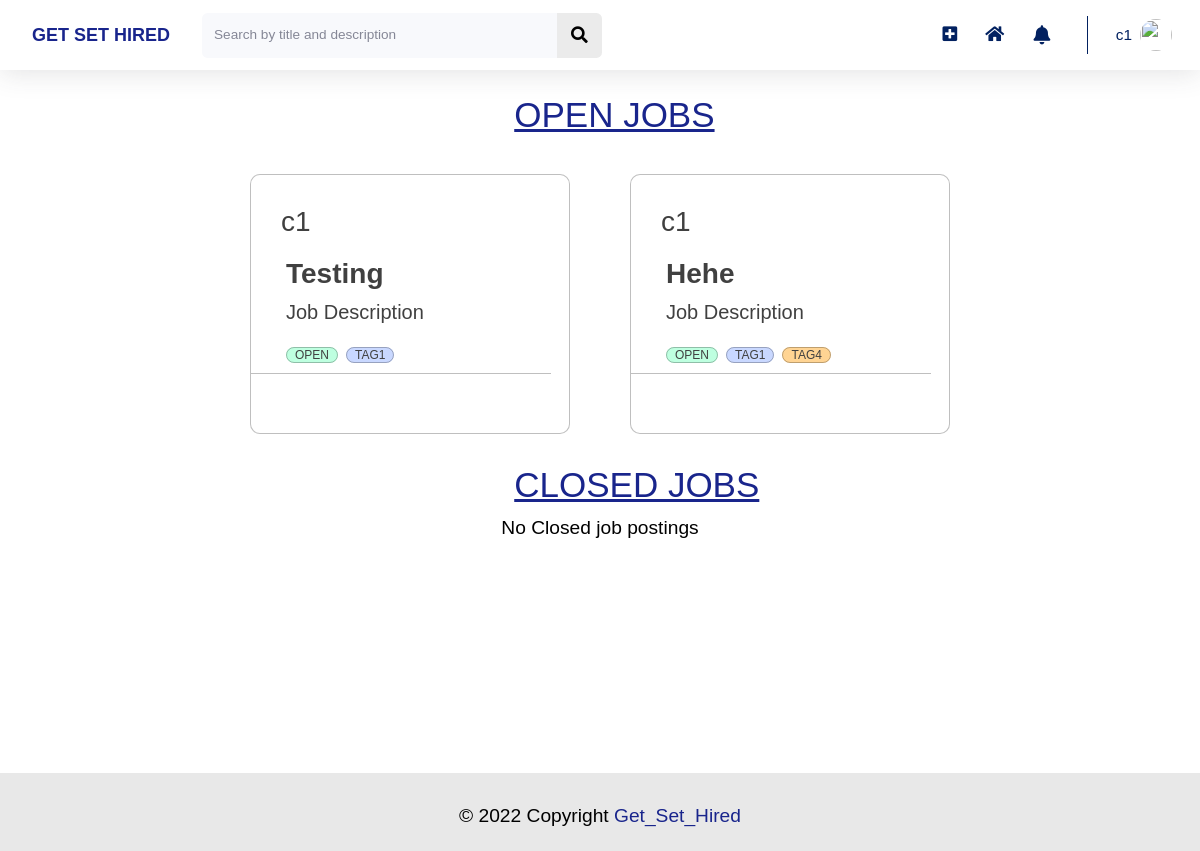
The page / (signed in) on the database its author committed.
### home/models.py (models this page shows, shortened)
class JobPosting(models.Model):
    title = models.CharField(max_length = 40)
    position = models.CharField(max_length = 40)
    job_description = models.FileField(upload_to = 'job_description/', validators=[FileExtensionValidator(allowed_extensions=["pdf"])])
    company = models.ForeignKey(User, on_delete = models.CASCADE, related_name = 'jobposting_company')
    users_accepted = models.ManyToManyField(User, related_name = 'users_accepted', blank=True)
    no_of_seats = models.IntegerField()
    stipend = models.IntegerField()
    location = models.CharField(max_length = 40)
    domain_tags = models.ManyToManyField(Tag, related_name = 'jobposting_domain_tags')
    requirement_tags = models.ManyToManyField(Tag, related_name = 'jobposting_requirement_tags')
    status = models.CharField(max_length = 10, choices = (("open", "open"), ("closed", "closed")), default = 'open')
    experience_required = models.IntegerField(default = 0)
    willing_to_hire = models.ManyToManyField(User, related_name = 'users_willing_to_hire', blank = True)

class Tag(models.Model):
    title = models.CharField(max_length=20)
    def __str__(self):
        return f"{self.title}"

### home/decorators.py (the view)
    def wrap(request, *args, **kwargs):
        if profileCompleted(request):
            return function(request, *args, **kwargs)
        if(request.user.userprofile.isUser):
            return redirect("/profileEdit/" + str(request.user.userprofile.id))
        return redirect("/profileEdit/" + str(request.user.companyprofile.id))

### controllers.py (called while the page is built)
def indexController(req):
    context = {"status": True}
    from home.models import Notification
    if req.user.userprofile.isUser:
        context["image"] = req.user.userprofile.image
    else:
        from home.models import JobPosting
        jobPostings_closed = JobPosting.objects.all().filter(status = 'closed')
        jobPostings_open = JobPosting.objects.all().filter(status = 'open')
        context["jobPostings_open"] = jobPostings_open
        context["jobPostings_closed"] = jobPostings_closed
    context["notifications"] = Notification.objects.filter(reciever = req.user).order_by('-time')
    return context

### home/views.py (called while the page is built)
@login_required
@user_profile_completed
def index(req):
    context = indexController(req)
    return render(req, 'home/index.html', context)

### utils.py (called while the page is built)
def check(req, field, fieldName):
    from django.contrib import messages
    if field != "" and field != None:
        return True
    print(field)
    messages.error(req, "Please complete " + fieldName)
    return False

### templates/home/index.html (shortened to what this page needs)
{% extends 'partials/base.html' %}
{% load static %}
{% block customCSS %}
<link rel="stylesheet" type="text/css" href="{% static 'home/mainpp.css' %}">
{% endblock customCSS %}
{% block cdnCSS %}
<link rel="stylesheet" type="text/css" href="{% static 'home/style.css' %}">
<link rel="stylesheet" type="text/css" href="{% static 'home/cards.css' %}">
<link rel="stylesheet" type="text/css" href="{% static 'home/footer.css' %}">
<link rel="stylesheet" href="https://pro.fontawesome.com/releases/v5.10.0/css/all.css" />
{% endblock cdnCSS %}
{% block content %}
{% if user.companyprofile.isCompany %}
<div class="project_cards">
    <h1 style="color:#19258c; font-size: 35px; margin-left:42%;"><u>OPEN JOBS</u></h1>
    <div class="" style="display: flex; flex-wrap: wrap;justify-content:center;" id="all-projects">
        {% for jobposting in jobPostings_open %}
        <div id="projectNumber{{ jobposting.id }}">
            <div class="blog-container">
                <div class="blog-header" style="display: flex; flex-wrap: wrap;">
                    <span style="flex: 1 0 45%; ">
                        <h3 style="margin-top: 10px; color:#858796;"><a href="{% url 'profile' jobposting.company.id %}">{{jobposting.company}}</a></h3>
                    </span>
                </div>
                <div class="blog-body">
                    <div class="blog-title demo-a">
                        <h1><a href="/jobPosting/{{jobposting.id}}">{{ jobposting.title }}</a></h1>
                    </div>
                    <div class="blog-summary demo-2">
                        <a href='/media/{{jobposting.job_description}}'>Job Description</a>
                    </div>
                    <div class="blog-tags">
                        <br class="main-br">
                        <ul>
                            <li><a href="/home/?Status={{jobposting.Status}}">{{jobposting.status}}</a></li>
                            {% for tag in jobposting.domain_tags.all %}
                            {% if forloop.counter <= 2 %}
                            <li>
                                <a href="/home/?Tags={{tag.id}}">{{ tag }}</a>
                            </li>
                            {% endif %}
                            {% endfor %}
                        </ul>
                    </div>
                </div>
                <hr class="main-page-hr">
            </div>
        </div>
        {% endfor %}
    </div>
    <h1 style="color:#19258c; font-size: 35px; margin-left:42%;"><u>CLOSED JOBS</u></h1>
    <div class="" style="display: flex; flex-wrap: wrap;justify-content:center;" id="all-projects">
        {% if jobPostings_closed.count == 0 %}
        <div>No Closed job postings</div>
        {% endif %}
    </div>
    {% endif %}
    {% endblock content %}

### templates/partials/base.html (shortened to what this page needs)
{% load static %}
<!DOCTYPE html>
<html lang="en">
    <head>
        {% block cdnCSS %}{% endblock cdnCSS %}
        {% block customCSS %}
        {% endblock customCSS %}
    </head>
    <body id="page-top">
        {% block mainBlock %}
        <div id="wrapper">
            <div id="content-wrapper" class="d-flex flex-column">
                <div id="content" style="background: white;">
                    {% block navbar %}
                    <nav class="navbar navbar-expand navbar-light bg-white topbar mb-4 static-top shadow">
                        <div class="sidebar-brand-text mx-3" style="color: #022160; font-size: large; font-weight: bold"> <a href="/home">GET SET HIRED</a></div>
                        <form method="POST" action="{{request.get_full_path}}" class="d-none d-sm-inline-block form-inline mr-auto ml-md-3 my-2 my-md-0 mw-100 navbar-search">
                            <div class="input-group">
                                <input type="text" class="form-control bg-light border-0 small" placeholder="Search by title and description" aria-label="Search" aria-describedby="basic-addon2" name="search">
                                <div class="input-group-append">
                                    <button class="btn btn-primary" type="submit">
                                        <i class="fas fa-search fa-sm"></i>
                                    </button>
                                </div>
                            </div>
                        </form>
                        <ul class="navbar-nav ml-auto">
                            {% if user.companyprofile.isCompany %}
                            <div class="notif-tooltip">
                                <a class="nav-link" href="createJobPosting/">
                                    <i class="fas fa-plus-square fa-sm fa-fw mr-2 text-gray-400" style="margin-top: 18px;"></i>
                                </a>
                            </div>
                            {% endif %}
                            <div class="notif-tooltip">
                                <a class="nav-link" href="{% url 'index' %}" role="button" style="margin-top: 11px;">
                                    <i class="fas fa-home fa-fw fa-sm mr-2 text-gray-400"></i>
                                </a>
                            </div>
                            {% if user.companyprofile.isCompany %}
                            <li class="nav-item dropdown no-arrow mx-1">
                                <a class="nav-link dropdown-toggle notif-tooltip" id="alertsDropdown" role="button" data-toggle="dropdown" aria-haspopup="true" aria-expanded="false" style="padding: 8px; width: 41.5px;">
                                    <i class="fas fa-bell fa-fw" style="margin-right: 8px;"></i>
                                </a>
                            </li>
                            {% endif %}
                            <li class="nav-item dropdown no-arrow">
                                <a class="nav-link dropdown-toggle" id="userDropdown" role="button" data-toggle="dropdown" aria-haspopup="true" aria-expanded="false">
                                    <span class="mr-2 d-none d-lg-inline text-gray-600 small">{{user.username}}</span>
                                    {% if user.userprofile.isUser %}
                                    <img class="img-profile rounded-circle" src="/media/{{user.userprofile.image}}">
                                    {% else %}
                                    <img class="img-profile rounded-circle" src="https://images.unsplash.com/photo-1560179707-f14e90ef3623?ixlib=rb-4.0.3&ixid=MnwxMjA3fDB8MHxzZWFyY2h8Nnx8Y29tcGFueXxlbnwwfHwwfHw%3D&w=1000&q=80">
                                    {% endif %}
                                </a>
                            </li>
                        </ul>
                    </nav>
                    {% endblock navbar %}
                    <div class="container-fluid">
                        {% block content %}{% endblock content %}
                    </div>
                </div>
            </div>
            <br><br><br><br><br><br><br><br>
        </div>
        <br>
        {% endblock mainBlock %}
        {% block footer %}
        <div id="CopyrightAndTeam">
            <div class="vertical-center">
                <div class="copyright horizontal-center">
                    &copy;  Copyright <a href="https://wiki.iitmandi.co.in/p/UG_Academic_Council" target="_blank">Get_Set_Hired</a>
                </div>
            </div>
        </div>
        {% endblock footer %}
    </body>
    {% block cdnJS %}
    <link href="https://cdnjs.cloudflare.com/ajax/libs/select2/4.0.3/css/select2.min.css" rel="stylesheet" />
    {% endblock cdnJS %}
</html>

### static/home/cards.css (style rules this page uses)
.blog-container { flex: 1 0 45%; margin: 30px; width: 600px; height: 289px; max-width: 600px;" }
#content > nav > ul > div:nth-child(3) > a >i { margin-top: 7px !important; }
.blog-container { background: #fff; border: 1px solid rgba(0, 0, 0, 0.25); box-sizing: border-box; border-radius: 10px; font-family: 'Public Sans', sans-serif; font-style: normal; font-weight: 500; font-size: 20px; line-height: 23px; color: #404040; font-weight: 100; padding-top: 15px; }
.blog-header { height: 40px; }
.blog-title h1 a { font-size: 28px; }
.blog-body { margin-left: 30px; }
.main-page-hr { width: 300px; border-top: 1px solid rgba(0, 0, 0, 0.25); margin-left: 0px; margin-bottom: 0px; }
@media only screen and (min-width: 930px) { .blog-container { flex: 1 0 45%; margin: 30px; width: 320px; height: 260px; } }
@media only screen and (min-width: 930px) { .blog-header { margin-top: 0px; height:30px; } }
@media only screen and (min-width: 930px) { .blog-body { margin-left: 20px; padding: 15px; } }
@media only screen and (min-width: 930px) { .blog-title h1 a { font-size: 28px; } }
@media only screen and (min-width: 930px) { .main-page-hr { margin-top:10px; margin-bottom:10px } }
.blog-container a { color: #404040; text-decoration: none; transition: 0.25s ease; width: 429px; height: 33px; left: 31px; top: 77px; }
.blog-body { margin-top: 5px; width: 90%; margin-right: 20px; height: 133px; }
.blog-header { margin-left: 30px; margin-top: 5px; width: 80%; }
.blog-title h1 a { font-family: 'Public Sans', sans-serif; font-style: normal; font-weight: bold; line-height: 33px; color: #404040; }
.blog-tags ul { display: flex; flex-direction: row; flex-wrap: wrap; list-style: none; padding-left: 0; }
.blog-tags li:nth-child(1) a { background: #BEFFE0; }
.blog-tags li:nth-child(2) a { background: #C9D8FF; }
.blog-tags li:nth-child(3) a { background: #FFD493; }
.blog-tags li+li { margin-left: 0.5rem; }
.blog-tags a { border: 1px solid rgba(0, 0, 0, 0.25); box-sizing: border-box; height: 35px; top: 224px; border-radius: 15px; padding: 0 0.5rem; text-align: center; text-transform: uppercase; white-space: nowrap; width: 82px; font-family: 'Public Sans', sans-serif; font-style: normal; font-weight: 300; font-size: 12px; line-height: 14px; }
.demo-2 { display: -webkit-box; overflow: hidden; -webkit-line-clamp: 2; -webkit-box-orient: vertical; height: 40px; }
.demo-a { display: -webkit-box; overflow: hidden; -webkit-line-clamp: 1; -webkit-box-orient: vertical; }

### static/home/footer.css (style rules this page uses)
.horizontal-center { margin: 0 auto; }
.vertical-center { display: flex; align-items: center; }
#CopyrightAndTeam { background-color: #e8e8e8; padding-bottom: 20px; }

### static/home/mainpp.css (style rules this page uses)
::placeholder { color: black; }
#content>nav>ul>div:nth-child(3)>a>i { margin-top: 7px !important; }

### rows shown on the page
JobPosting: company "c1", title "Testing", status "OPEN"
Tag: title "TAG1"
JobPosting: company "c1", title "Hehe", status "OPEN"
Tag: title "TAG4"

### other values the page prints
{{ user.username }} "c1"
